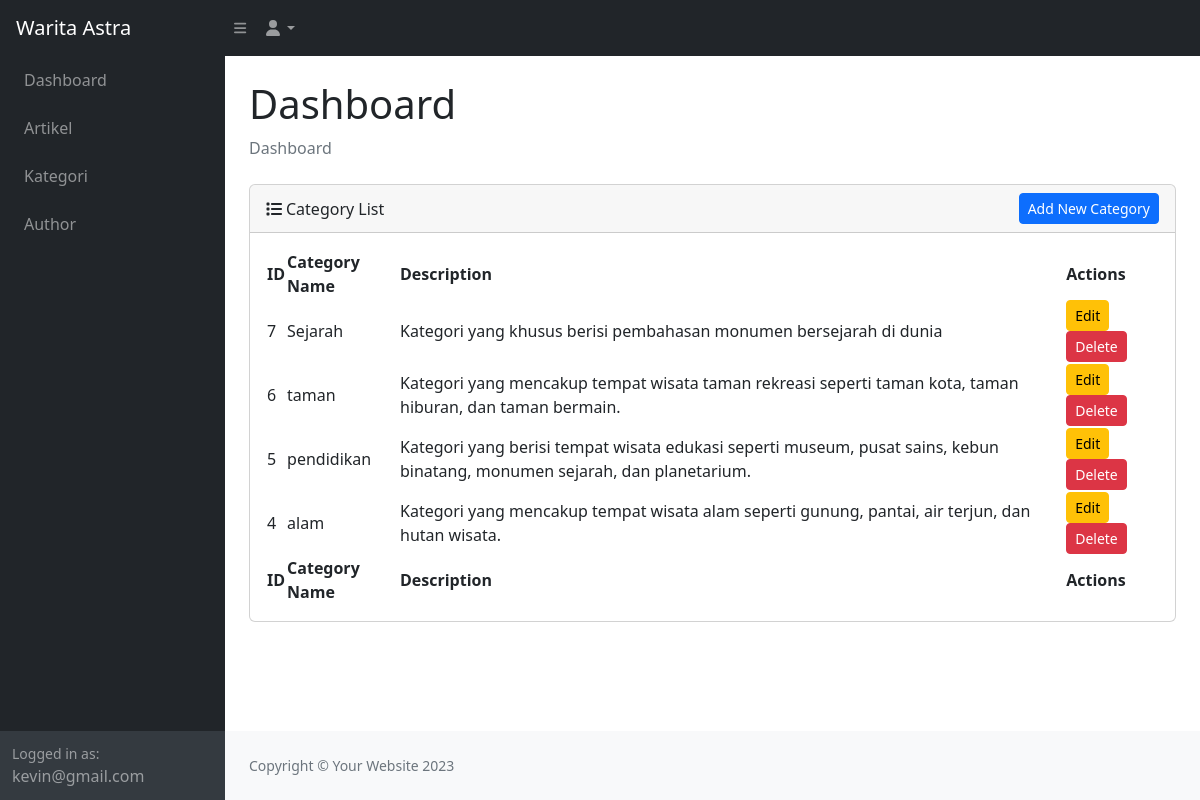
The page /login/kategori.php (signed in) on the database its author committed.
### tables this page shows
CREATE TABLE `category` (
  `id` int NOT NULL,
  `name` varchar(100) NOT NULL,
  `description` text
);

### login/kategori.php (the view, shortened to what this page needs)
<?php
require "koneksi.php";
?>
<!DOCTYPE html>
<html lang="en">
<head>
    <link href="https://cdn.jsdelivr.net/npm/simple-datatables@7.1.2/dist/style.min.css" rel="stylesheet" />
    <link href="css/styles.css" rel="stylesheet" />
</head>
<body class="sb-nav-fixed">
    <nav class="sb-topnav navbar navbar-expand navbar-dark bg-dark">
        <a class="navbar-brand ps-3" href="index.php">Warita Astra</a>
        <button class="btn btn-link btn-sm order-1 order-lg-0 me-4 me-lg-0" id="sidebarToggle" href="#!"><i class="fas fa-bars"></i></button>
        <ul class="navbar-nav ms-auto ms-md-0 me-3 me-lg-4">
            <li class="nav-item dropdown">
                <a class="nav-link dropdown-toggle" id="navbarDropdown" href="#" role="button" data-bs-toggle="dropdown" aria-expanded="false"><i class="fas fa-user fa-fw"></i></a>
            </li>
        </ul>
    </nav>
    <div id="layoutSidenav">
        <div id="layoutSidenav_nav">
            <nav class="sb-sidenav accordion sb-sidenav-dark" id="sidenavAccordion">
                <div class="sb-sidenav-menu">
                    <div class="nav">
                        <a class="nav-link" href="index.php">
                            Dashboard
                        </a>
                        <a class="nav-link" href="artikel.php">
                            Artikel
                        </a>
                        <a class="nav-link" href="kategori.php">
                            Kategori
                        </a>
                        <a class="nav-link" href="author.php">
                            Author
                        </a>
                    </div>
                </div>
                <div class="sb-sidenav-footer">
                    <div class="small">Logged in as:</div>
                    <?php echo $_SESSION["email"];
                    ?>
                </div>
            </nav>
        </div>
        <div id="layoutSidenav_content">
            <main>
                <div class="container-fluid px-4">
                    <h1 class="mt-4">Dashboard</h1>
                    <ol class="breadcrumb mb-4">
                        <li class="breadcrumb-item active">Dashboard</li>
                    </ol>
                    <?php
                    $query = "SELECT * FROM category ORDER BY id DESC";
                    $result = mysqli_query($conn, $query);
                    ?>
                    <div class="card mb-4">
                        <div class="card-header d-flex justify-content-between align-items-center">
                            <div><i class="fas fa-list me-1"></i>Category List</div>
                            <a href="add_category.php" class="btn btn-primary btn-sm">Add New Category</a>
                        </div>
                        <div class="card-body">
                            <table id="datatablesSimple">
                                <thead>
                                    <tr>
                                        <th>ID</th>
                                        <th>Category Name</th>
                                        <th>Description</th>
                                        <th>Actions</th>
                                    </tr>
                                </thead>
                                <tfoot>
                                    <tr>
                                        <th>ID</th>
                                        <th>Category Name</th>
                                        <th>Description</th>
                                        <th>Actions</th>
                                    </tr>
                                </tfoot>
                                <tbody>
                                    <?php while ($row = mysqli_fetch_assoc($result)) : ?>
                                        <tr>
                                            <td><?= $row['id'] ?></td>
                                            <td><?= htmlspecialchars($row['name']) ?></td>
                                            <td><?= htmlspecialchars($row['description']) ?></td>
                                            <td>
                                                <a href="edit_category.php?id=<?= $row['id'] ?>" class="btn btn-warning btn-sm">Edit</a>
                                                <a href="delete_category.php?id=<?= $row['id'] ?>" class="btn btn-danger btn-sm" onclick="return confirm('Delete this category?')">Delete</a>
                                            </td>
                                        </tr>
                                    <?php endwhile; ?>
                                </tbody>
                            </table>
                        </div>
                    </div>
                </div>
            </main>
            <footer class="py-4 bg-light mt-auto">
                <div class="container-fluid px-4">
                    <div class="d-flex align-items-center justify-content-between small">
                        <div class="text-muted">Copyright &copy; Your Website 2023</div>
                    </div>
                </div>
            </footer>
        </div>
    </div>
</body>
</html>

### rows shown on the page
category: id "7", name "Sejarah", description "Kategori yang khusus berisi pembahasan monumen bersejarah di dunia"
category: id "6", name "taman", description "Kategori yang mencakup tempat wisata taman rekreasi seperti taman kota, taman hiburan, dan taman bermain."
category: id "5", name "pendidikan", description "Kategori yang berisi tempat wisata edukasi seperti museum, pusat sains, kebun binatang, monumen sejarah, dan planetarium."
category: id "4", name "alam", description "Kategori yang mencakup tempat wisata alam seperti gunung, pantai, air terjun, dan hutan wisata."

### other values the page prints
$_SESSION["email"] "kevin@gmail.com"
